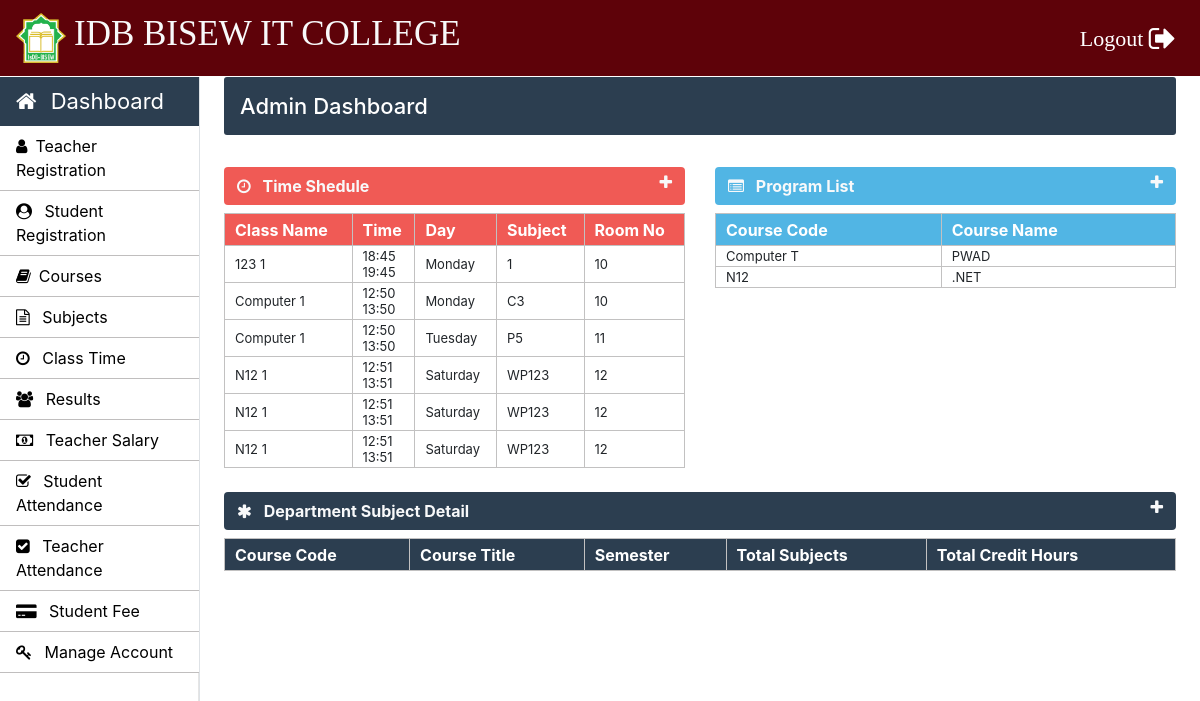
The page /admin/admin-index.php (signed in) on the database its author committed.
### tables this page shows
CREATE TABLE `time_table` (
  `id` int(11) NOT NULL,
  `course_code` varchar(10) NOT NULL,
  `semester` int(11) NOT NULL,
  `timing_from` varchar(10) NOT NULL,
  `timing_to` varchar(10) NOT NULL,
  `day` varchar(20) NOT NULL,
  `subject_code` varchar(20) NOT NULL,
  `room_no` int(11) NOT NULL
);

CREATE TABLE `weekdays` (
  `day_id` int(11) NOT NULL,
  `day_name` varchar(15) NOT NULL
);

CREATE TABLE `courses` (
  `course_code` varchar(10) NOT NULL,
  `course_name` varchar(50) NOT NULL,
  `semester_or_year` varchar(10) NOT NULL,
  `no_of_year` int(10) NOT NULL
);

### Admin/admin-index.php (the view, shortened to what this page needs)
	<?php
		require_once "../connection/connection.php";
	?>
	<?php include('../common/user-header.php') ?>
	<?php include('../common/admin-sidebar.php') ?>
		<main role="main" class="col-xl-10 col-lg-9 col-md-8 ml-sm-auto px-md-4 mb-2 w-100 page-content-index">
			<div class="flex-wrap flex-md-no-wrap pt-3 pb-2 mb-3 text-white admin-dashboard pl-3">
				<h4>Admin Dashboard </h4>
			</div>
			<div class="row">
				<div class=" col-lg-6 col-md-12 col-sm-12 ">
					<div>
						<section class="mt-3">
							<div class="btn btn-block table-one text-light d-flex">
								<span class="font-weight-bold"><i class="fa fa-clock-o mr-2" aria-hidden="true"></i> Time Shedule</span>
								<a href="" class="ml-auto" data-toggle="collapse" data-target="#collapseOne"><i class="fa fa-plus text-light" aria-hidden="true"></i></a>
							</div>
							<div class="collapse show mt-2" id="collapseOne">
								<table class="w-100 table-elements table-one-tr"cellpadding="2">
									<tr class="pt-5 table-one text-white" style="height: 32px;">
										<th>Class Name</th>
										<th>Time</th>
										<th>Day</th>
										<th>Subject</th>
										<th>Room No</th>
									</tr>
									<?php
										$query="select * from time_table tt inner join weekdays wd on tt.day=wd.day_id";
										$run=mysqli_query($con,$query);
										while($row=mysqli_fetch_array($run)) {
											echo "<tr>";
											echo "<td>".$row["course_code"]." ".$row["semester"]."</td>";
											echo "<td>".$row["timing_from"]."<br>".$row["timing_to"]."</td>";
											echo "<td>".$row["day_name"]."</td>";
											echo "<td>".$row["subject_code"]."</td>";
											echo "<td>".$row["room_no"]."</td>";
											echo "</tr>";
										}
									?>
								</table>
							</div>
						</section>
					</div>
				</div>
				<div class=" col-lg-6 col-md-12 col-sm-12">
					<div>
						<section class="mt-3">
							<div class="btn btn-block table-two text-light d-flex">
								<span class="font-weight-bold"><i class="fa fa-list-alt mr-2" aria-hidden="true"></i> Program List</span>
								<a href="" class="ml-auto" data-toggle="collapse" data-target="#collapsetwo"><i class="fa fa-plus text-light" aria-hidden="true"></i></a>
							</div>
							<div class="collapse show mt-2" id="collapsetwo">
								<table class="w-100 table-elements table-two-tr"cellpadding="2">
									<tr class="pt-5 table-two text-white" style="height: 32px;">
										<th>Course Code</th>
										<th>Course Name</th>
									</tr>
									<?php
										$query="select course_name,course_code from courses";
										$run=mysqli_query($con,$query);
										while($row=mysqli_fetch_array($run)) { ?>
											<tr>
												<td><?php echo $row['course_code'] ?></td>
												<td><?php echo $row['course_name'] ?></td>
											</tr>
										<?php }
									?>
								</table>
							</div>
						</section>
					</div>
				</div>
				<div class="col-md-12">
					<div>
						<section class="mt-4">
							<div class="btn btn-block table-three text-light d-flex">
								<span class="font-weight-bold"><i class="fa fa-asterisk mr-2" aria-hidden="true"></i> Department Subject Detail</span>
								<a href="" class="ml-auto" data-toggle="collapse" data-target="#collapsethree"><i class="fa fa-plus text-light" aria-hidden="true"></i></a>
							</div>
							<div class="collapse show mt-2" id="collapsethree">
								<table class="w-100 table-elements table-three-tr"cellpadding="2">
									<tr class="pt-5 table-three text-white" style="height: 32px;">
										<th>Course Code</th>
										<th>Course Title</th>
										<th>Semester</th>
										<th>Total Subjects</th>
										<th>Total Credit Hours</th>
									</tr>
								</table>
							</div>
						</section>
					</div>
				</div>
				</div>
		</main>
	</body>
</html>

### Common/user-header.php (shortened to what this page needs)
<!DOCTYPE html>
	<head>
      <link rel="stylesheet" type="text/css" href="../bootstrap/css/bootstrap.min.css">
      <link rel="stylesheet" type="text/css" href="../css/footer.css">
      <link rel="stylesheet" type="text/css" href="../css/style.css">
    <link rel="stylesheet" href="https://stackpath.bootstrapcdn.com/font-awesome/4.7.0/css/font-awesome.min.css">
  </head>
  <body>
    <nav class="navbar navbar-expand-lg navbar-dark header-back sticky-top header-navbar-fonts">
      <a class="navbar-brand d-flex align-items-center" href="../index.php">
        <img src="../images/logo.png" class="logo-image" width="50" height="50">
        <h3 class="text-light text-uppercase ml-2">IDB BISEW IT COLLEGE</h3>
      </a>
      <div class="collapse navbar-collapse" id="navbarNavDropdown">
        <ul class="navbar-nav ml-auto">
          <li class="nav-item active">
            <a class="nav-link" href="../login/logout.php">Logout <i class="fa fa-sign-out text-white fa-lg" aria-hidden="true"></i><span class="sr-only"></span></a>
          </li>
        </ul>
      </div>
    </nav>

### Common/admin-sidebar.php (shortened to what this page needs)
 <nav id="sidebarMenu" class="">
<div class="col-xl-2 col-lg-3 col-md-4 sidebar position-fixed border-right">
     <div class="sidebar-header">
       <div class="nav-item">
           <a class="nav-link text-white" href="../admin/admin-index.php">
               <i class="fa fa-home mr-2" aria-hidden="true"></i> Dashboard
           </a>
       </div>
     </div>
     <ul class="nav flex-column">
       <li class="nav-item">
         <a class="nav-link" href="../admin/Teacher.php">
           <i class="fa fa-user mr-2" aria-hidden="true"></i>Teacher Registration
         </a>
     </li>
       <li class="nav-item">
         <a class="nav-link" href="../admin/Student.php">
           <i class="fa fa-user-circle mr-2" aria-hidden="true"></i> Student Registration
         </a>
       </li>
       <li class="nav-item">
         <a class="nav-link" href="../admin/Courses.php">
           <i class="fa fa-book mr-2" aria-hidden="true"></i>Courses
         </a>
       </li>
       <li class="nav-item">
         <a class="nav-link" href="../admin/subjects.php">
           <i class="fa fa-file-text-o mr-2" aria-hidden="true"></i> Subjects
         </a>
       </li>
       <li class="nav-item">
         <a class="nav-link" href="../admin/time-table.php">
            <i class="fa fa-clock-o mr-2" aria-hidden="true"></i> Class Time
         </a>
 </li>
       <li class="nav-item">
         <a class="nav-link" href="../admin/class-result.php">
           <i class="fa fa-users mr-2" aria-hidden="true"></i> Results
         </a>
       </li>
       <li class="nav-item">
         <a class="nav-link" href="../admin/teacher-salary.php">
           <i class="fa fa-money mr-2" aria-hidden="true"></i> Teacher Salary
         </a>
       </li>
       <li class="nav-item">
         <a class="nav-link" href="../admin/student-attendance.php">
           <i class="fa fa-check-square-o mr-2" aria-hidden="true"></i> Student Attendance
         </a>
       </li>
       <li class="nav-item">
         <a class="nav-link" href="../admin/teacher-attendance.php">
           <i class="fa fa-check-square mr-2" aria-hidden="true"></i> Teacher Attendance
         </a>
       </li>
       <li class="nav-item">
         <a class="nav-link" href="../admin/student-fee.php">
           <i class="fa fa-credit-card-alt mr-2" aria-hidden="true"></i> Student Fee
         </a>
       </li>
       <li class="nav-item">
         <a class="nav-link" href="../admin/manage-accounts.php">
           <i class="fa fa-key mr-2" aria-hidden="true"></i> Manage Account
         </a>
       </li>
     </ul>
   </div>
 </nav>

### Css/footer.css (style rules this page uses)
.footer-top h2,h3 { color: #fff; }

### Css/style.css (style rules this page uses)
h3 { font-size: 25px; }
h4 { font-size: 22px; }
.header-back { background: #5e0209; }
.header-navbar-fonts { font-family: Cambria, Cochin, Georgia, Times, 'Times New Roman', serif; }
.header-navbar-fonts h3 { font-size: 35px !important; }
.header-navbar-fonts ul li a { font-size: 22px !important; }
.sidebar { padding: 0; margin-top: 1px; height: 100%; box-shadow: inset -1px 0 0 rgba(0, 0, 0, .1); background-color: #fff; }
.sidebar-header { background: #2c3e50; font-size: 22px !important; }
.sidebar ul { background-color: #ffffff; }
.sidebar ul li { border-bottom: 1px solid rgb(192, 190, 190); }
.sidebar ul li a { font-size: 16px !important; color: black; }
.admin-dashboard { margin-top: 1px !important; background: #2c3e50 !important; border-radius: 3px; }
.table-elements tr, td, th { font-size: 13px; border: 1px solid rgb(194, 193, 193); padding-left: 10px !important; }
.table-one { background: #eb1811b6; }
.table-two { background: #51b5e4; }
.table-three { background: #2c3e50 !important; }
.table-font-for-transcript td, th { font-size: 16px !important; }

### rows shown on the page
time_table: course_code "123", semester "1", timing_from "18:45", timing_to "19:45", weekdays.day_name "Monday", subject_code "1", room_no "10"
time_table: course_code "Computer", semester "1", timing_from "12:50", timing_to "13:50", weekdays.day_name "Monday", subject_code "C3", room_no "10"
time_table: course_code "Computer", semester "1", timing_from "12:50", timing_to "13:50", weekdays.day_name "Tuesday", subject_code "P5", room_no "11"
time_table: course_code "N12", semester "1", timing_from "12:51", timing_to "13:51", weekdays.day_name "Saturday", subject_code "WP123", room_no "12"
time_table: course_code "N12", semester "1", timing_from "12:51", timing_to "13:51", weekdays.day_name "Saturday", subject_code "WP123", room_no "12"
time_table: course_code "N12", semester "1", timing_from "12:51", timing_to "13:51", weekdays.day_name "Saturday", subject_code "WP123", room_no "12"
courses: course_code "Computer T", course_name "PWAD"
courses: course_code "N12", course_name ".NET"
